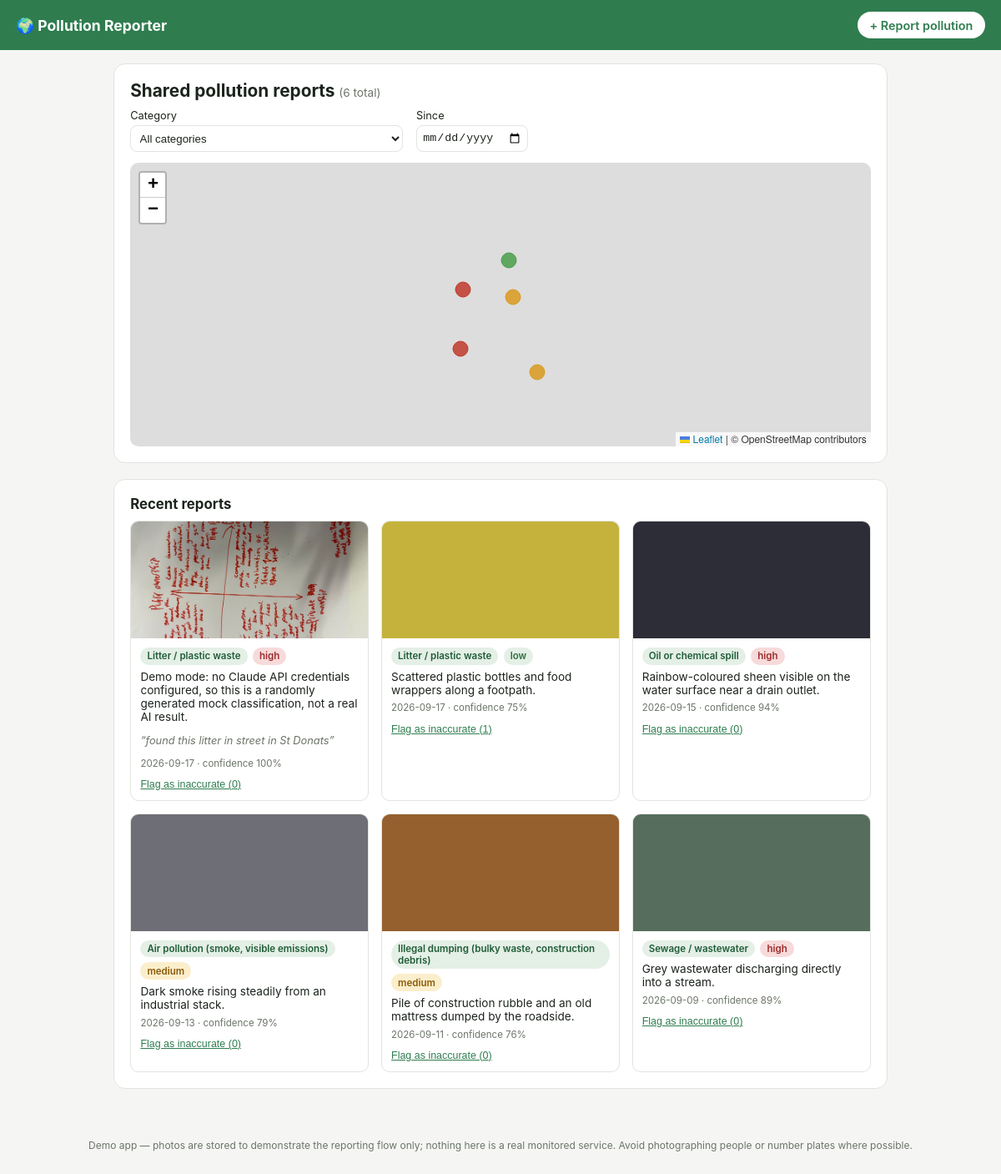
The page / on the database its author committed.
### tables this page shows
CREATE TABLE reports (
            id TEXT PRIMARY KEY,
            photo_path TEXT NOT NULL,
            latitude REAL NOT NULL,
            longitude REAL NOT NULL,
            category TEXT NOT NULL,
            confidence REAL NOT NULL,
            description TEXT,
            severity TEXT NOT NULL,
            note TEXT,
            submitted_at TEXT NOT NULL,
            reporter_id TEXT,
            status TEXT NOT NULL DEFAULT 'active',
            flag_count INTEGER NOT NULL DEFAULT 0
        );

### app.py (the view)
@app.route("/")
def index():
    category_filter = request.args.get("category") or None
    since = request.args.get("since") or None
    reports = db.list_reports(category=category_filter, since=since)
    return render_template(
        "index.html",
        reports=reports,
        reports_json=json.dumps(reports),
        categories=classifier.CATEGORIES,
        selected_category=category_filter,
        since=since or "",
        map_center=DEFAULT_MAP_CENTER,
        total_count=db.count_reports(),
    )

### app.py (called while the page is built)
@app.after_request
def ensure_reporter_cookie(response):
    if not request.cookies.get("reporter_id"):
        response.set_cookie(
            "reporter_id", str(uuid.uuid4()), max_age=60 * 60 * 24 * 365, samesite="Lax"
        )
    return response

### db.py (called while the page is built)
def get_conn():
    conn = sqlite3.connect(DB_PATH)
    conn.row_factory = sqlite3.Row
    return conn

def list_reports(category: str | None = None, since: str | None = None) -> list[dict]:
    conn = get_conn()
    query = "SELECT * FROM reports WHERE status != 'removed'"
    params: list = []
    if category:
        query += " AND category = ?"
        params.append(category)
    if since:
        query += " AND date(submitted_at) >= date(?)"
        params.append(since)
    query += " ORDER BY submitted_at DESC"
    rows = conn.execute(query, params).fetchall()
    conn.close()
    return [dict(row) for row in rows]

def count_reports() -> int:
    conn = get_conn()
    n = conn.execute("SELECT COUNT(*) AS c FROM reports").fetchone()["c"]
    conn.close()
    return n

### templates/index.html (shortened to what this page needs)
{% extends "base.html" %}
{% block content %}
<section class="panel">
  <h1>Shared pollution reports <span class="muted">({{ total_count }} total)</span></h1>
  <form class="filters" method="get">
    <label>
      Category
      <select name="category" onchange="this.form.submit()">
        <option value="">All categories</option>
      </select>
    </label>
    <label>
      Since
      <input type="date" name="since" value="{{ since }}" onchange="this.form.submit()">
    </label>
  </form>
  <div id="map"></div>
</section>
<section class="panel">
  <h2>Recent reports</h2>
  <div class="report-grid">
    {% for r in reports %}
      <article class="card" id="report-{{ r.id }}">
        <img src="{{ url_for('static', filename=r.photo_path) }}" alt="{{ r.category }}">
        <div class="card-body">
          <div class="badge-row">
            <span class="badge cat">{{ r.category }}</span>
            <span class="badge sev sev-{{ r.severity }}">{{ r.severity }}</span>
          </div>
          <p class="desc">{{ r.description }}</p>
          {% if r.note %}<p class="note">“{{ r.note }}”</p>{% endif %}
          <p class="meta">
            {{ r.submitted_at[:10] }} · confidence {{ (r.confidence * 100) | round | int }}%
          </p>
          <form method="post" action="{{ url_for('flag_report', report_id=r.id) }}">
            <button type="submit" class="link-btn">Flag as inaccurate ({{ r.flag_count }})</button>
          </form>
        </div>
      </article>
    {% endfor %}
  </div>
</section>
{% endblock %}

### templates/base.html (shortened to what this page needs)
<!doctype html>
<html lang="en">
<head>
<link rel="stylesheet" href="https://unpkg.com/leaflet@1.9.4/dist/leaflet.css" />
<link rel="stylesheet" href="{{ url_for('static', filename='style.css') }}" />
</head>
<body>
<header class="topbar">
  <a class="brand" href="{{ url_for('index') }}">🌍 Pollution Reporter</a>
  <a class="cta" href="{{ url_for('new_report') }}">+ Report pollution</a>
</header>
<main>
  {% block content %}{% endblock %}
</main>
<footer class="foot">
  Demo app — photos are stored to demonstrate the reporting flow only; nothing here is a real
  monitored service. Avoid photographing people or number plates where possible.
</footer>
</body>
</html>

### static/style.css (style rules this page uses)
:root { color-scheme: light dark; --bg: #f5f6f4; --panel: #ffffff; --text: #1c231c; --muted: #6b7568; --accent: #2f7d4f; --border: #e1e4de; }
* { box-sizing: border-box; }
body { margin: 0; font-family: -apple-system, BlinkMacSystemFont, "Segoe UI", Roboto, sans-serif; background: var(--bg); color: var(--text); }
.topbar { display: flex; justify-content: space-between; align-items: center; padding: 0.9rem 1.2rem; background: var(--accent); color: white; position: sticky; top: 0; z-index: 1000; }
.topbar .brand { color: white; font-weight: 700; text-decoration: none; font-size: 1.1rem; }
.topbar .cta { background: white; color: var(--accent); padding: 0.45rem 0.9rem; border-radius: 999px; text-decoration: none; font-weight: 600; font-size: 0.9rem; }
main { max-width: 960px; margin: 0 auto; padding: 1rem; }
.panel { background: var(--panel); border: 1px solid var(--border); border-radius: 14px; padding: 1.2rem; margin-bottom: 1.2rem; }
h1 { font-size: 1.3rem; margin: 0 0 0.6rem; }
h2 { font-size: 1.05rem; margin: 0 0 0.6rem; }
.muted { color: var(--muted); font-weight: 400; font-size: 0.85rem; }
.filters { display: flex; gap: 1rem; flex-wrap: wrap; align-items: end; margin-bottom: 0.8rem; }
.filters label { display: flex; flex-direction: column; font-size: 0.8rem; gap: 0.25rem; }
.filters select, .filters input { padding: 0.4rem; border-radius: 8px; border: 1px solid var(--border); background: var(--panel); color: var(--text); }
#map { height: 340px; border-radius: 10px; overflow: hidden; }
.report-grid { display: grid; grid-template-columns: repeat(auto-fill, minmax(220px, 1fr)); gap: 0.9rem; }
.card { border: 1px solid var(--border); border-radius: 10px; overflow: hidden; background: var(--panel); }
.card img { width: 100%; height: 140px; object-fit: cover; display: block; }
.card-body { padding: 0.7rem; }
.badge-row { display: flex; gap: 0.4rem; flex-wrap: wrap; margin-bottom: 0.4rem; }
.badge { font-size: 0.72rem; padding: 0.2rem 0.5rem; border-radius: 999px; font-weight: 600; }
.badge.cat { background: #e4efe6; color: #1f5c37; }
.badge.sev-low { background: #e4efe6; color: #2c6e3f; }
.badge.sev-medium { background: #fbeecb; color: #8a5b09; }
.badge.sev-high { background: #f7dada; color: #9b2c2c; }
.desc { font-size: 0.85rem; margin: 0.2rem 0; }
.note { font-size: 0.8rem; color: var(--muted); font-style: italic; }
.meta { font-size: 0.72rem; color: var(--muted); margin: 0.4rem 0; }
.link-btn { background: none; border: none; padding: 0; color: var(--accent); font-size: 0.78rem; cursor: pointer; text-decoration: underline; }
.foot { text-align: center; color: var(--muted); font-size: 0.75rem; padding: 1.5rem 1rem 2rem; }

### rows shown on the page
reports: photo_path (picture), category "Litter / plastic waste", severity "high", description "Demo mode: no Claude API credentials configured, so this is a randomly generated mock classification, not a real AI result.", note "found this litter in street in St Donats", submitted_at "2026-09-17", (r.confidence*100)|round|int "100", flag_count "0"
reports: photo_path (picture), category "Litter / plastic waste", severity "low", description "Scattered plastic bottles and food wrappers along a footpath.", submitted_at "2026-09-17", (r.confidence*100)|round|int "75", flag_count "1"
reports: photo_path (picture), category "Oil or chemical spill", severity "high", description "Rainbow-coloured sheen visible on the water surface near a drain outlet.", submitted_at "2026-09-15", (r.confidence*100)|round|int "94", flag_count "0"
reports: photo_path (picture), category "Air pollution (smoke, visible emissions)", severity "medium", description "Dark smoke rising steadily from an industrial stack.", submitted_at "2026-09-13", (r.confidence*100)|round|int "79", flag_count "0"
reports: photo_path (picture), category "Illegal dumping (bulky waste, construction debris)", severity "medium", description "Pile of construction rubble and an old mattress dumped by the roadside.", submitted_at "2026-09-11", (r.confidence*100)|round|int "76", flag_count "0"
reports: photo_path (picture), category "Sewage / wastewater", severity "high", description "Grey wastewater discharging directly into a stream.", submitted_at "2026-09-09", (r.confidence*100)|round|int "89", flag_count "0"

### other values the page prints
{{ total_count }} "6"
